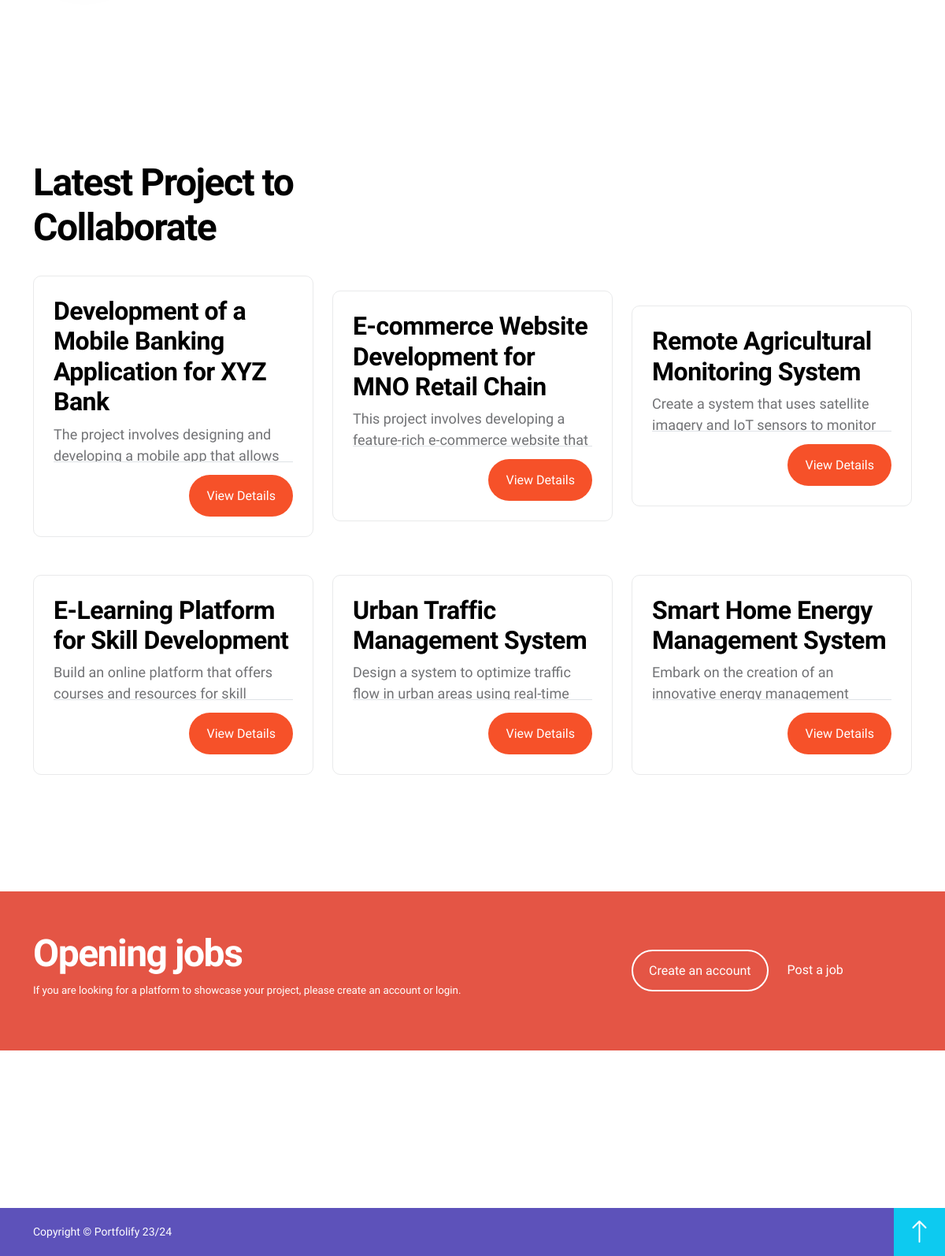
The app's page / (lower part), older data.
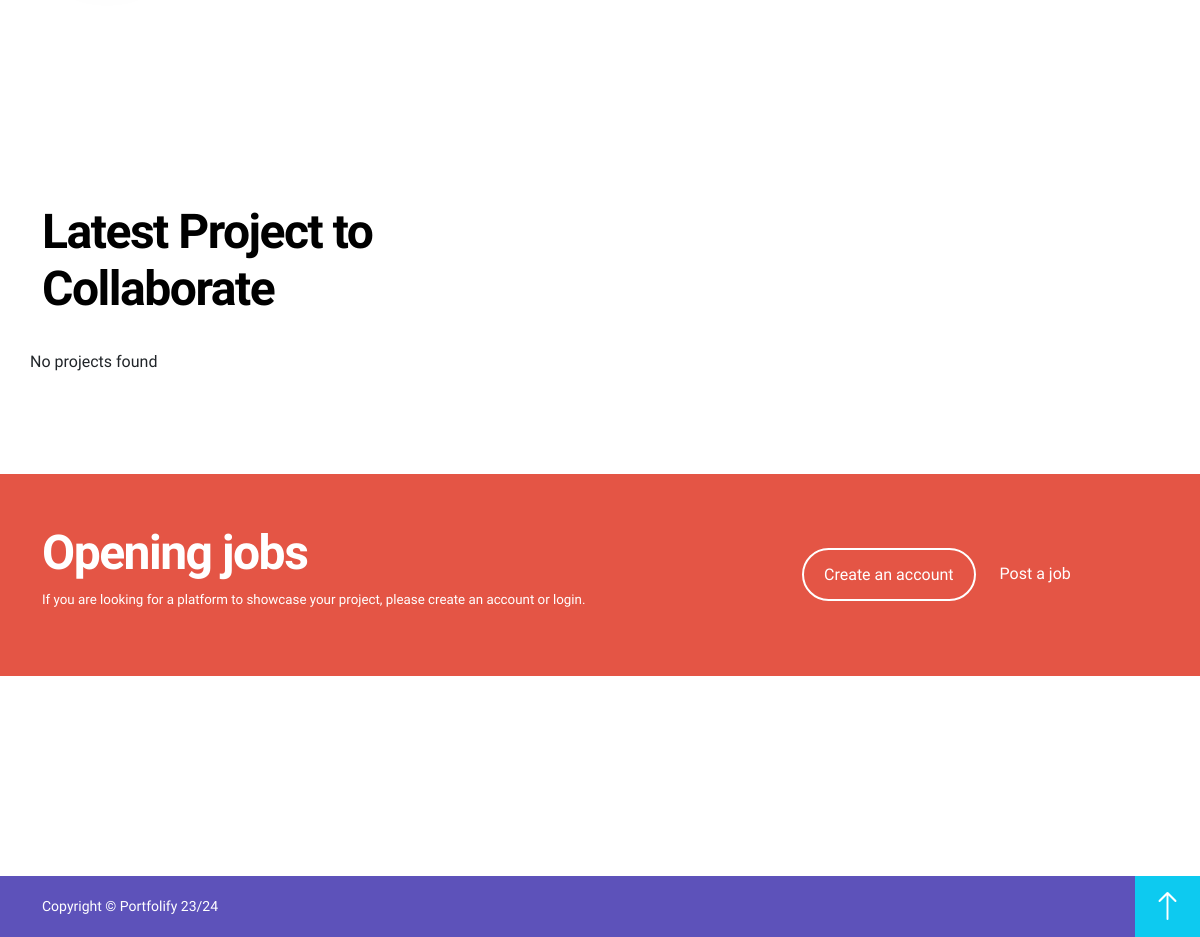
The same page, newer data.
### tables this page shows
CREATE TABLE `projects` (
  `project_id` varchar(100) NOT NULL,
  `user_id` varchar(100) NOT NULL,
  `title` varchar(255) NOT NULL,
  `description` text DEFAULT NULL,
  `created_at` date NOT NULL DEFAULT current_timestamp(),
  `project_path` varchar(100) NOT NULL,
  `proj_status` int(11) NOT NULL,
  `project_image` varchar(255) NOT NULL DEFAULT '../images/Team_Office.jpg'
);

### index.php (the view, shortened to what this page needs)
<!doctype html>
<html lang="en">
    <head>
        <link href="css/bootstrap.min.css" rel="stylesheet">
        <link href="css/bootstrap-icons.css" rel="stylesheet">
        <link href="css/owl.carousel.min.css" rel="stylesheet">
        <link href="css/owl.theme.default.min.css" rel="stylesheet">
        <link href="css/tooplate-gotto-job.css" rel="stylesheet">
    </head>
        <main>
            <section class="job-applications-section section-padding">
            </section>
            <section class="job-section recent-jobs-section section-padding">
                <div class="container">
                    <div class="row align-items-center">
                        <div class="col-lg-6 col-12 mb-4">
                            <h2>Latest Project to Collaborate</h2>
                        </div>
                        <?php
                        $query = "SELECT * FROM `projects` WHERE `proj_status` = 1 ORDER BY `created_at` DESC LIMIT 6";
                        $result = mysqli_query($conn, $query);
                        if (mysqli_num_rows($result) > 0) {
                            while ($row = mysqli_fetch_assoc($result)) {
                        ?>
                                <div class="col-lg-4 col-md-6 col-12">
                                    <div class="job-thumb job-thumb-box">
                                        <div class="job-body">
                                            <h4 class="job-title">
                                                <a href="project-detail.php?id=<?php echo $row['project_id']; ?>" class="job-title-link"><?php echo $row['title']; ?></a>
                                            </h4>
                                            <div class="job-details">
                                                <p><?php echo $row['description']; ?></p>
                                            </div>
                                            <div class="d-flex align-items-center border-top pt-3">
                                                <a href="project-detail.php?id=<?php echo $row['project_id']; ?>" class="custom-btn btn ms-auto">View Details</a>
                                            </div>
                                        </div>
                                    </div>
                                </div>
                        <?php
                            }
                        } else {
                            echo "No projects found";
                        }
                        ?>
                    </div>
                </div>
            </section>
            <section class="cta-section">
                <div class="section-overlay"></div>
                <div class="container">
                    <div class="row">
                        <div class="col-lg-6 col-10">
                            <h2 class="text-white mb-2">Opening jobs</h2>
                            <p class="text-white">If you are looking for a platform to showcase your project, please create an account or login.</p>
                        </div>
                        <div class="col-lg-4 col-12 ms-auto">
                            <div class="custom-border-btn-wrap d-flex align-items-center mt-lg-4 mt-2">
                                <a href="Sign_Up.html" class="custom-btn custom-border-btn btn me-4">Create an account</a>
                                <a href="job_manage.php" class="custom-link">Post a job</a>
                            </div>
                        </div>
                    </div>
                </div>
            </section>
        </main>
        <?php include "footer.php"; ?>
    </body>
</html>

Row changes from the older to the newer data that the page shows:
removed projects: title "Development of a Mobile Banking Application for XYZ Bank", description "The project involves designing and developing a mobile app that allows…"
removed projects: title "E-commerce Website Development for MNO Retail Chain", description "This project involves developing a feature-rich e-commerce website that…"
removed projects: title "Remote Agricultural Monitoring System", description "Create a system that uses satellite imagery and IoT sensors to monitor…"
removed projects: title "E-Learning Platform for Skill Development", description "Build an online platform that offers courses and resources for skill…"
removed projects: title "Urban Traffic Management System", description "Design a system to optimize traffic flow in urban areas using real-time…"
removed projects: title "Smart Home Energy Management System", description "Embark on the creation of an innovative energy management…"
Text that changed along with them:
text now shown: "No projects found"
